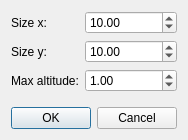
<?xml version="1.0" encoding="UTF-8"?>
<ui version="4.0">
 <class>OpenTerrainDialog</class>
 <widget class="QDialog" name="OpenTerrainDialog">
  <property name="geometry">
   <rect>
    <x>0</x>
    <y>0</y>
    <width>180</width>
    <height>140</height>
   </rect>
  </property>
  <property name="windowTitle">
   <string>Open Terrain</string>
  </property>
  <layout class="QVBoxLayout" name="verticalLayout">
   <item>
    <layout class="QFormLayout" name="formLayout">
     <item row="0" column="0">
      <widget class="QLabel" name="sizeXLabel">
       <property name="text">
        <string>Size x:</string>
       </property>
      </widget>
     </item>
     <item row="0" column="1">
      <widget class="QDoubleSpinBox" name="sizeXDoubleSpinBox">
       <property name="maximum">
        <double>100.000000000000000</double>
       </property>
       <property name="value">
        <double>10.000000000000000</double>
       </property>
      </widget>
     </item>
     <item row="1" column="0">
      <widget class="QLabel" name="sizeYLabel">
       <property name="text">
        <string>Size y:</string>
       </property>
      </widget>
     </item>
     <item row="1" column="1">
      <widget class="QDoubleSpinBox" name="sizeYDoubleSpinBox">
       <property name="maximum">
        <double>100.000000000000000</double>
       </property>
       <property name="value">
        <double>10.000000000000000</double>
       </property>
      </widget>
     </item>
     <item row="2" column="0">
      <widget class="QLabel" name="maxAltitudeLabel">
       <property name="text">
        <string>Max altitude:</string>
       </property>
      </widget>
     </item>
     <item row="2" column="1">
      <widget class="QDoubleSpinBox" name="maxAltitudeDoubleSpinBox">
       <property name="maximum">
        <double>100.000000000000000</double>
       </property>
       <property name="value">
        <double>1.000000000000000</double>
       </property>
      </widget>
     </item>
    </layout>
   </item>
   <item>
    <widget class="QDialogButtonBox" name="buttonBox">
     <property name="orientation">
      <enum>Qt::Horizontal</enum>
     </property>
     <property name="standardButtons">
      <set>QDialogButtonBox::Cancel|QDialogButtonBox::Ok</set>
     </property>
    </widget>
   </item>
  </layout>
 </widget>
 <resources/>
 <connections>
  <connection>
   <sender>buttonBox</sender>
   <signal>accepted()</signal>
   <receiver>OpenTerrainDialog</receiver>
   <slot>accept()</slot>
   <hints>
    <hint type="sourcelabel">
     <x>248</x>
     <y>254</y>
    </hint>
    <hint type="destinationlabel">
     <x>157</x>
     <y>274</y>
    </hint>
   </hints>
  </connection>
  <connection>
   <sender>buttonBox</sender>
   <signal>rejected()</signal>
   <receiver>OpenTerrainDialog</receiver>
   <slot>reject()</slot>
   <hints>
    <hint type="sourcelabel">
     <x>316</x>
     <y>260</y>
    </hint>
    <hint type="destinationlabel">
     <x>286</x>
     <y>274</y>
    </hint>
   </hints>
  </connection>
 </connections>
</ui>
